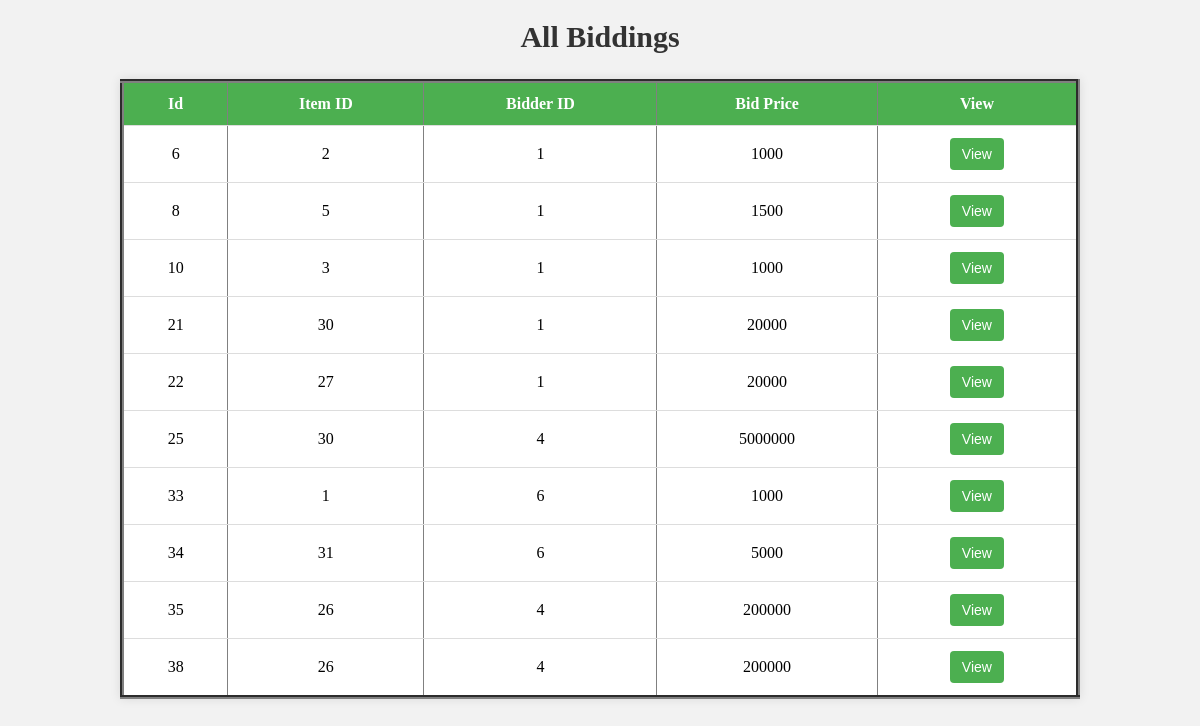
/uTrade/admin/biddings/bidding_table.php, run on the app's committed database.
### tables this page shows
CREATE TABLE `bidding` (
  `BidID` int NOT NULL,
  `ItemID` varchar(6) NOT NULL,
  `BidderID` varchar(6) NOT NULL,
  `Bid_Price` varchar(10) NOT NULL
);

### uTrade/admin/biddings/bidding_table.php (the view, shortened to what this page needs)
<?php
  include "../conn/conn.php";
?>
<!DOCTYPE html>
<html>
<head>
</head>
<body>
  <h2>All Biddings</h2>
  <table border="4">
    <tr style="text-align: center;">
      <th>Id</th>
      <th>Item ID</th>
      <th>Bidder ID</th>
      <th>Bid Price</th>
      <th>View</th>
    </tr>
    <?php
      $query = "SELECT * FROM `Bidding`";
      $result = mysqli_query($conn, $query);
      while ($row = mysqli_fetch_assoc($result)) {
        $BidderID = $row['BidID'];
        $First_Name = $row['ItemID'];
        $Last_Name = $row['BidderID'];
        $Password = $row['Bid_Price'];
    ?>
    <tr>
      <td><?php echo $BidderID; ?></td>
      <td><?php echo $First_Name; ?></td>
      <td><?php echo $Last_Name; ?></td>
      <td><?php echo $Password; ?></td>
      <td>
        <a href="bidding_show_table.php?showid=<?php echo $First_Name; ?>">
          <button class="view-button">View</button>
        </a>
      </td>
    </tr>
    <?php
      }
    ?>
  </table>
</body>
</html>

### uTrade/admin/biddings/bidding_table.php (style rules this page uses)
body { background-color: #f2f2f2; margin: 0; padding: 0; }
h2 { text-align: center; font-size: 30px; color: #333; margin-top: 20px; }
table { margin: 20px auto; border-collapse: collapse; width: 80%; background-color: #fff; box-shadow: 0 0 10px rgba(0, 0, 0, 0.1); }
th, td { padding: 12px; text-align: left; border-bottom: 1px solid #ddd; text-align: center; }
th { background-color: #4CAF50; color: #fff; text-align: center; }
.view-button { background-color: #4CAF50; color: #fff; border: none; padding: 8px 12px; text-align: center; text-decoration: none; display: inline-block; font-size: 14px; cursor: pointer; border-radius: 4px; }

### data on the page
bidding: BidID "6", ItemID "2", BidderID "1", Bid_Price "1000"
bidding: BidID "8", ItemID "5", BidderID "1", Bid_Price "1500"
bidding: BidID "10", ItemID "3", BidderID "1", Bid_Price "1000"
bidding: BidID "21", ItemID "30", BidderID "1", Bid_Price "20000"
bidding: BidID "22", ItemID "27", BidderID "1", Bid_Price "20000"
bidding: BidID "25", ItemID "30", BidderID "4", Bid_Price "5000000"
bidding: BidID "33", ItemID "1", BidderID "6", Bid_Price "1000"
bidding: BidID "34", ItemID "31", BidderID "6", Bid_Price "5000"
bidding: BidID "35", ItemID "26", BidderID "4", Bid_Price "200000"
bidding: BidID "38", ItemID "26", BidderID "4", Bid_Price "200000"
